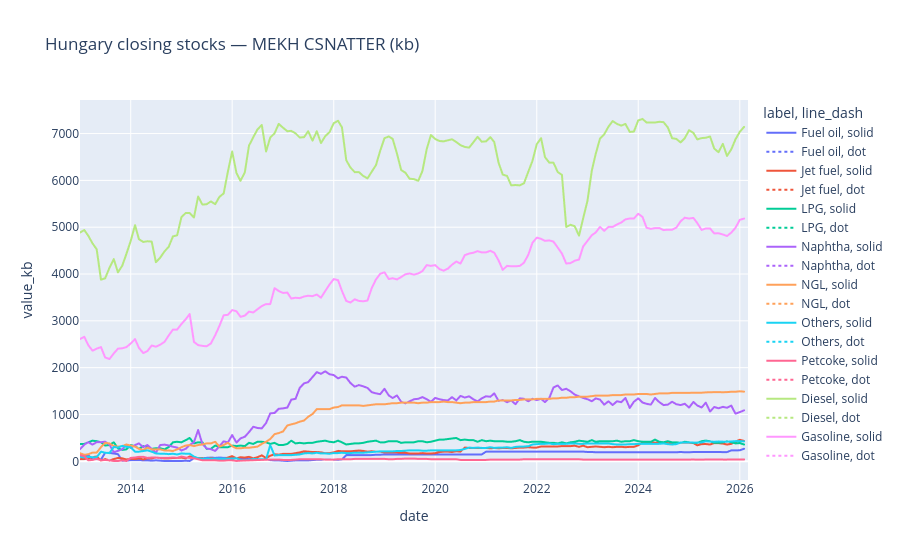

The code cell stored with this chart in its notebook:
### Markdown cell above
## 9. Product stocks (CLOSTLV)

Month-end closing stocks on national territory (`CSNATTER`). Units: **kb**
(thousand barrels).

### Code cell
if stocks.empty:
    print("[skip] No CLOSTLV rows — run: python scripts/update_hungary.py --bootstrap")
else:
    plot_stk = stocks[stocks["product_native"].isin(CHART_PRODUCTS)].copy()
    plot_stk["label"] = plot_stk["product_native"].map(DISPLAY_LABELS)
    fig_stk = px.line(
        plot_stk,
        x="date",
        y="value_kb",
        color="label",
        line_dash=plot_stk["is_provisional"].map({True: "dot", False: "solid"}),
        title="Hungary closing stocks — MEKH CSNATTER (kb)",
    )
    fig_stk.show()

    latest = stocks["date"].max()
    latest_stk = (
        stocks[stocks["date"] == latest]
        .assign(label=lambda d: d["product_native"].map(DISPLAY_LABELS))
        .sort_values("value_kb", ascending=False)
    )
    display(latest_stk[["label", "value", "value_kb", "is_provisional"]])

### Figure 1 — Plotly figure (JSON) as saved in the notebook; plotly's stock layout.template omitted (floating-point values rounded to 4 significant figures; data arrays with more than 128 entries replaced by an {"elided": "..."} marker saying what was removed)
{"data": [{"hovertemplate": "label=Fuel oil<br>line_dash=solid<br>date=%{x}<br>value_kb=%{y}<extra></extra>", "legendgroup": "Fuel oil, solid", "line": {"color": "#636efa", "dash": "solid"}, "marker": {"symbol": "circle"}, "mode": "lines", "name": "Fuel oil, solid", "showlegend": true, "type": "scattergl", "x": {"elided": "156 str values"}, "xaxis": "x", "y": {"elided": "156 float values"}, "yaxis": "y"}, {"hovertemplate": "label=Fuel oil<br>line_dash=dot<br>date=%{x}<br>value_kb=%{y}<extra></extra>", "legendgroup": "Fuel oil, dot", "line": {"color": "#636efa", "dash": "dot"}, "marker": {"symbol": "circle"}, "mode": "lines", "name": "Fuel oil, dot", "showlegend": true, "type": "scattergl", "x": ["2026-03-01T00:00:00.000000"], "xaxis": "x", "y": [314.4], "yaxis": "y"}, {"hovertemplate": "label=Jet fuel<br>line_dash=solid<br>date=%{x}<br>value_kb=%{y}<extra></extra>", "legendgroup": "Jet fuel, solid", "line": {"color": "#EF553B", "dash": "solid"}, "marker": {"symbol": "circle"}, "mode": "lines", "name": "Jet fuel, solid", "showlegend": true, "type": "scattergl", "x": {"elided": "158 str values"}, "xaxis": "x", "y": {"elided": "158 float values"}, "yaxis": "y"}, {"hovertemplate": "label=Jet fuel<br>line_dash=dot<br>date=%{x}<br>value_kb=%{y}<extra></extra>", "legendgroup": "Jet fuel, dot", "line": {"color": "#EF553B", "dash": "dot"}, "marker": {"symbol": "circle"}, "mode": "lines", "name": "Jet fuel, dot", "showlegend": true, "type": "scattergl", "x": ["2026-03-01T00:00:00.000000"], "xaxis": "x", "y": [415.5], "yaxis": "y"}, {"hovertemplate": "label=LPG<br>line_dash=solid<br>date=%{x}<br>value_kb=%{y}<extra></extra>", "legendgroup": "LPG, solid", "line": {"color": "#00cc96", "dash": "solid"}, "marker": {"symbol": "circle"}, "mode": "lines", "name": "LPG, solid", "showlegend": true, "type": "scattergl", "x": {"elided": "158 str values"}, "xaxis": "x", "y": {"elided": "158 float values"}, "yaxis": "y"}, {"hovertemplate": "label=LPG<br>line_dash=dot<br>date=%{x}<br>value_kb=%{y}<extra></extra>", "legendgroup": "LPG, dot", "line": {"color": "#00cc96", "dash": "dot"}, "marker": {"symbol": "circle"}, "mode": "lines", "name": "LPG, dot", "showlegend": true, "type": "scattergl", "x": ["2026-03-01T00:00:00.000000"], "xaxis": "x", "y": [367.7], "yaxis": "y"}, {"hovertemplate": "label=Naphtha<br>line_dash=solid<br>date=%{x}<br>value_kb=%{y}<extra></extra>", "legendgroup": "Naphtha, solid", "line": {"color": "#ab63fa", "dash": "solid"}, "marker": {"symbol": "circle"}, "mode": "lines", "name": "Naphtha, solid", "showlegend": true, "type": "scattergl", "x": {"elided": "158 str values"}, "xaxis": "x", "y": {"elided": "158 float values"}, "yaxis": "y"}, {"hovertemplate": "label=Naphtha<br>line_dash=dot<br>date=%{x}<br>value_kb=%{y}<extra></extra>", "legendgroup": "Naphtha, dot", "line": {"color": "#ab63fa", "dash": "dot"}, "marker": {"symbol": "circle"}, "mode": "lines", "name": "Naphtha, dot", "showlegend": true, "type": "scattergl", "x": ["2026-03-01T00:00:00.000000"], "xaxis": "x", "y": [1124.0], "yaxis": "y"}, {"hovertemplate": "label=NGL<br>line_dash=solid<br>date=%{x}<br>value_kb=%{y}<extra></extra>", "legendgroup": "NGL, solid", "line": {"color": "#FFA15A", "dash": "solid"}, "marker": {"symbol": "circle"}, "mode": "lines", "name": "NGL, solid", "showlegend": true, "type": "scattergl", "x": {"elided": "158 str values"}, "xaxis": "x", "y": {"elided": "158 float values"}, "yaxis": "y"}, {"hovertemplate": "label=NGL<br>line_dash=dot<br>date=%{x}<br>value_kb=%{y}<extra></extra>", "legendgroup": "NGL, dot", "line": {"color": "#FFA15A", "dash": "dot"}, "marker": {"symbol": "circle"}, "mode": "lines", "name": "NGL, dot", "showlegend": true, "type": "scattergl", "x": ["2026-03-01T00:00:00.000000"], "xaxis": "x", "y": [1496.0], "yaxis": "y"}, {"hovertemplate": "label=Others<br>line_dash=solid<br>date=%{x}<br>value_kb=%{y}<extra></extra>", "legendgroup": "Others, solid", "line": {"color": "#19d3f3", "dash": "solid"}, "marker": {"symbol": "circle"}, "mode": "lines", "name": "Others, solid", "showlegend": true, "type": "scattergl", "x": {"elided": "158 str values"}, "xaxis": "x", "y": {"elided": "158 float values"}, "yaxis": "y"}, {"hovertemplate": "label=Others<br>line_dash=dot<br>date=%{x}<br>value_kb=%{y}<extra></extra>", "legendgroup": "Others, dot", "line": {"color": "#19d3f3", "dash": "dot"}, "marker": {"symbol": "circle"}, "mode": "lines", "name": "Others, dot", "showlegend": true, "type": "scattergl", "x": ["2026-03-01T00:00:00.000000"], "xaxis": "x", "y": [428.1], "yaxis": "y"}, {"hovertemplate": "label=Petcoke<br>line_dash=solid<br>date=%{x}<br>value_kb=%{y}<extra></extra>", "legendgroup": "Petcoke, solid", "line": {"color": "#FF6692", "dash": "solid"}, "marker": {"symbol": "circle"}, "mode": "lines", "name": "Petcoke, solid", "showlegend": true, "type": "scattergl", "x": {"elided": "150 str values"}, "xaxis": "x", "y": {"elided": "150 float values"}, "yaxis": "y"}, {"hovertemplate": "label=Petcoke<br>line_dash=dot<br>date=%{x}<br>value_kb=%{y}<extra></extra>", "legendgroup": "Petcoke, dot", "line": {"color": "#FF6692", "dash": "dot"}, "marker": {"symbol": "circle"}, "mode": "lines", "name": "Petcoke, dot", "showlegend": true, "type": "scattergl", "x": ["2026-03-01T00:00:00.000000"], "xaxis": "x", "y": [39.58], "yaxis": "y"}, {"hovertemplate": "label=Diesel<br>line_dash=solid<br>date=%{x}<br>value_kb=%{y}<extra></extra>", "legendgroup": "Diesel, solid", "line": {"color": "#B6E880", "dash": "solid"}, "marker": {"symbol": "circle"}, "mode": "lines", "name": "Diesel, solid", "showlegend": true, "type": "scattergl", "x": {"elided": "158 str values"}, "xaxis": "x", "y": {"elided": "158 float values"}, "yaxis": "y"}, {"hovertemplate": "label=Diesel<br>line_dash=dot<br>date=%{x}<br>value_kb=%{y}<extra></extra>", "legendgroup": "Diesel, dot", "line": {"color": "#B6E880", "dash": "dot"}, "marker": {"symbol": "circle"}, "mode": "lines", "name": "Diesel, dot", "showlegend": true, "type": "scattergl", "x": ["2026-03-01T00:00:00.000000"], "xaxis": "x", "y": [6829.0], "yaxis": "y"}, {"hovertemplate": "label=Gasoline<br>line_dash=solid<br>date=%{x}<br>value_kb=%{y}<extra></extra>", "legendgroup": "Gasoline, solid", "line": {"color": "#FF97FF", "dash": "solid"}, "marker": {"symbol": "circle"}, "mode": "lines", "name": "Gasoline, solid", "showlegend": true, "type": "scattergl", "x": {"elided": "158 str values"}, "xaxis": "x", "y": {"elided": "158 float values"}, "yaxis": "y"}, {"hovertemplate": "label=Gasoline<br>line_dash=dot<br>date=%{x}<br>value_kb=%{y}<extra></extra>", "legendgroup": "Gasoline, dot", "line": {"color": "#FF97FF", "dash": "dot"}, "marker": {"symbol": "circle"}, "mode": "lines", "name": "Gasoline, dot", "showlegend": true, "type": "scattergl", "x": ["2026-03-01T00:00:00.000000"], "xaxis": "x", "y": [4606.0], "yaxis": "y"}], "layout": {"legend": {"title": {"text": "label, line_dash"}, "tracegroupgap": 0}, "title": {"text": "Hungary closing stocks — MEKH CSNATTER (kb)"}, "xaxis": {"anchor": "y", "domain": [0, 1], "title": {"text": "date"}}, "yaxis": {"anchor": "x", "domain": [0, 1], "title": {"text": "value_kb"}}}}
